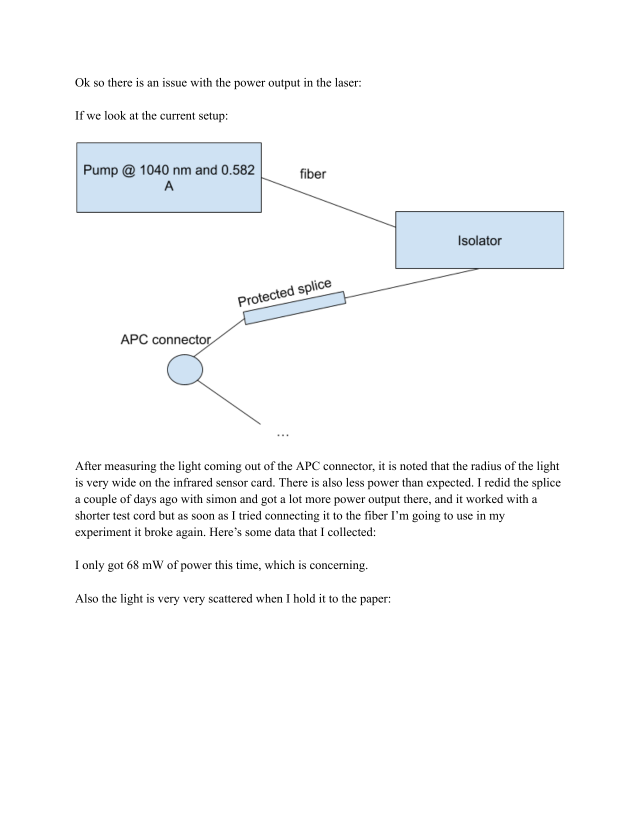
#> input picture projects/amo/data/images/page-16.png, 1275 x 1650 px (shown at 1/2 size)
$ python crop_diag.py
#> lines starting #> are read from the running program, lines starting #| are printed output that depends on the picture
from PIL import Image
import os

img_path = 'data/images/page-16.png'
if os.path.exists(img_path):
    img = Image.open(img_path)
#> img is the input picture: PIL image 1275x1650 RGB; mean R, G, B 248.6, 249.4, 250.2

    # Very tight crop to grab ONLY the diagram, avoiding the text above and below.
    # Image size is 1275x1650
    # Top text ends around y=220. Bottom text starts around y=980.
    cropped = img.crop((50, 240, 1225, 960))
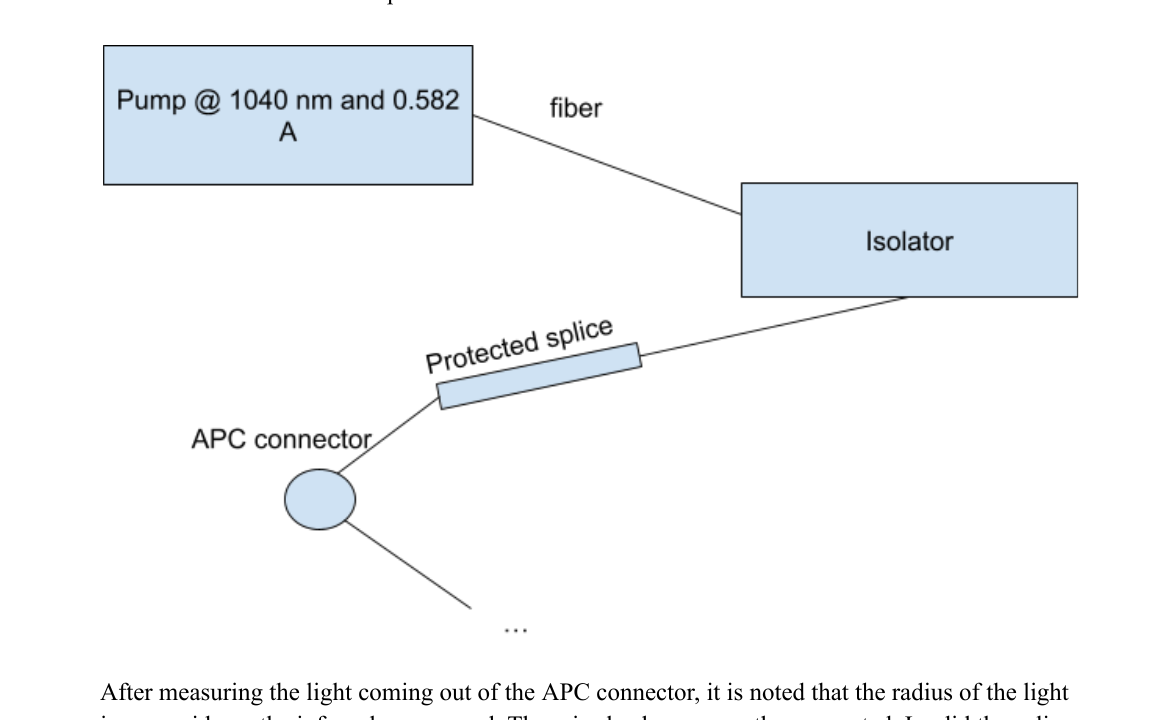
#> cropped: PIL image 1175x720 RGB; mean R, G, B 245.4, 247.5, 249.4
    cropped.save('data/images/setup_diagram.png')
    print("Tight crop successful.")
else:
    print("Page 16 not found.")

$ run again, with projects/amo/data/images/page-02.png copied over projects/amo/data/images/page-16.png
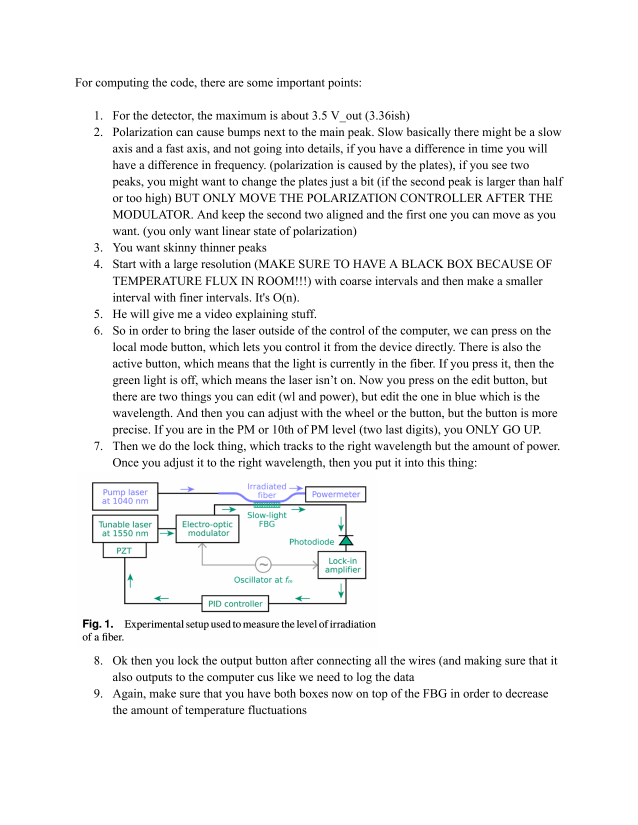
#> input picture projects/amo/data/images/page-02.png, 1275 x 1650 px (shown at 1/2 size)
#> img is the input picture: PIL image 1275x1650 RGB; mean R, G, B 243.1, 243.4, 243.5
#> `cropped = img.crop((50, 240, 1225, 960))`:
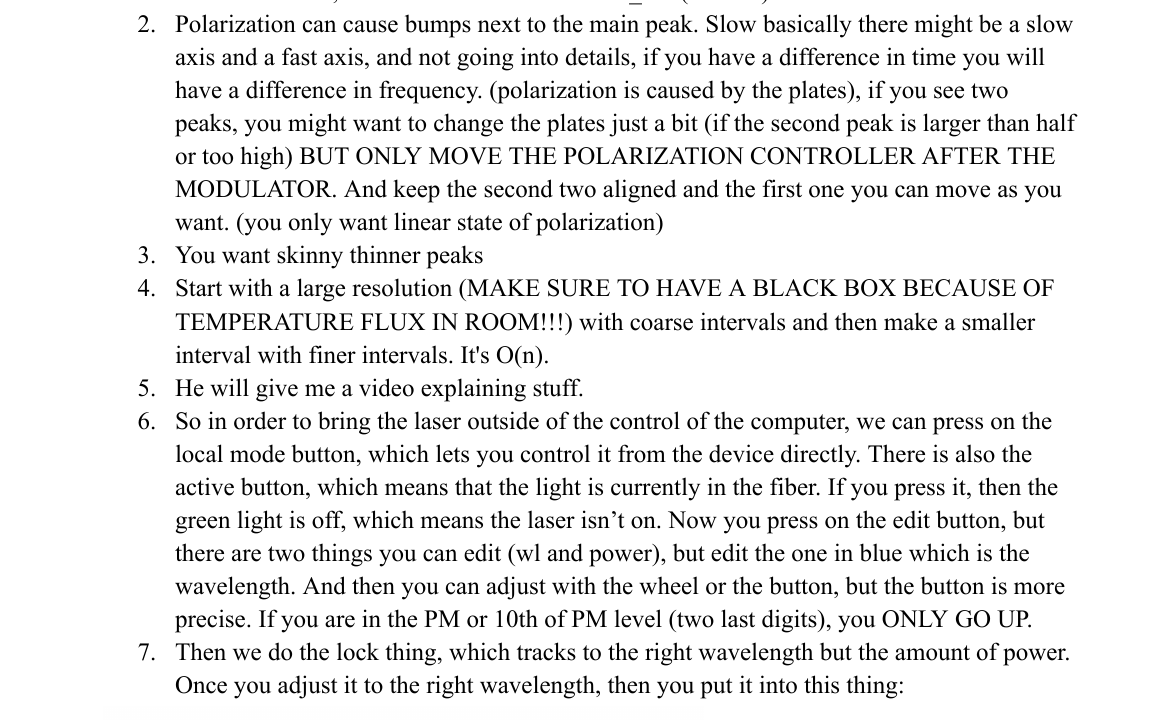
#> cropped: PIL image 1175x720 RGB; min 0, max 255, mean 235.2

$ run again, with projects/amo/data/images/page-03.png copied over projects/amo/data/images/page-16.png
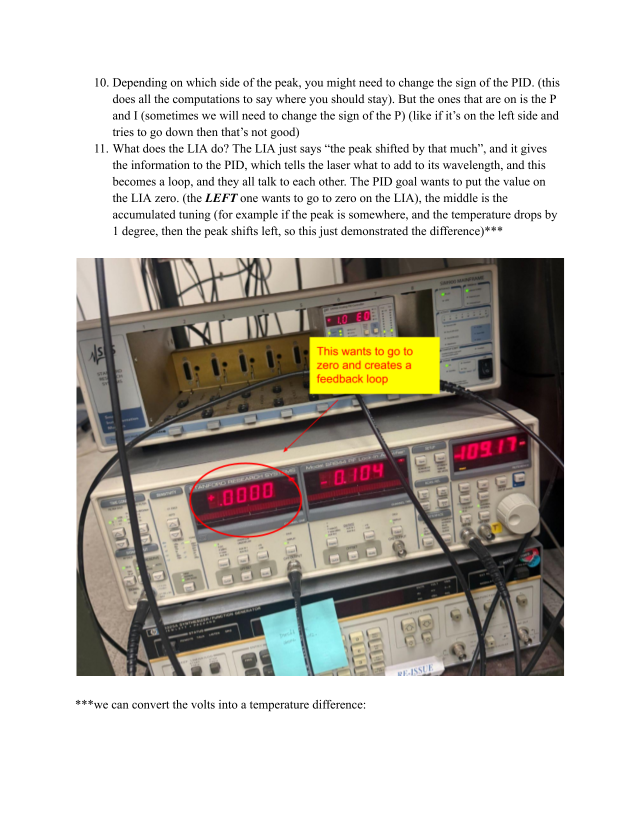
#> input picture projects/amo/data/images/page-03.png, 1275 x 1650 px (shown at 1/2 size)
#> img is the input picture: PIL image 1275x1650 RGB; mean R, G, B 199.7, 196, 189.7
#> `cropped = img.crop((50, 240, 1225, 960))`:
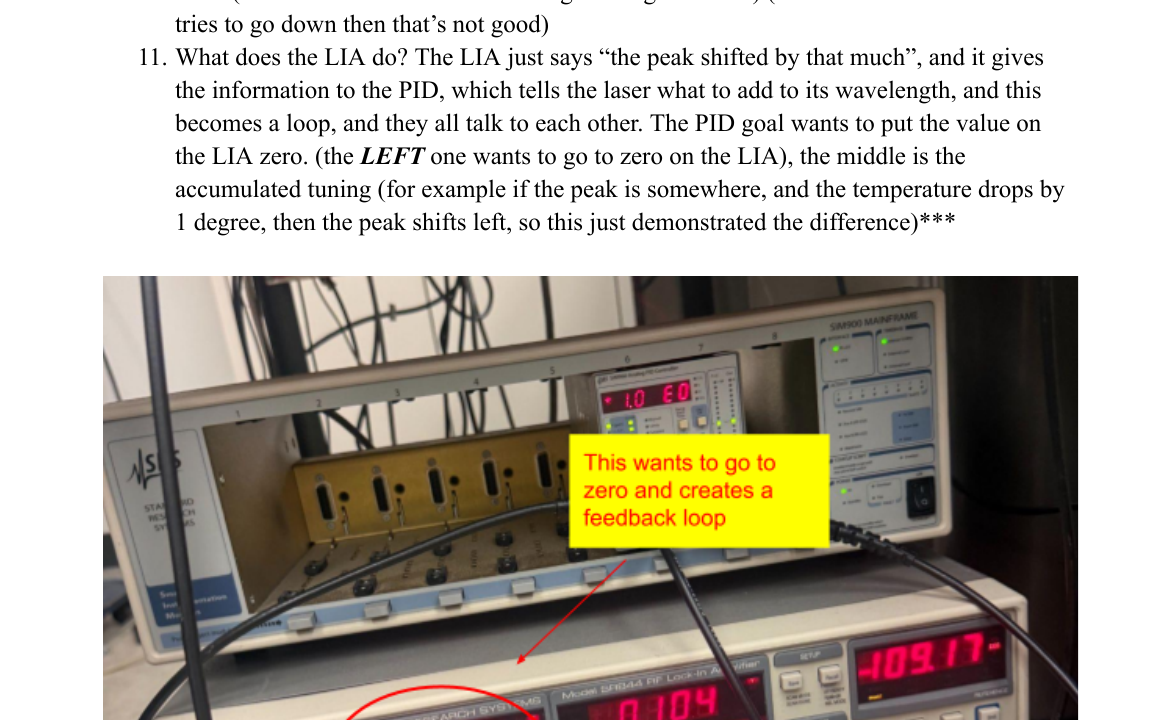
#> cropped: PIL image 1175x720 RGB; mean R, G, B 178.4, 172.1, 160.2
